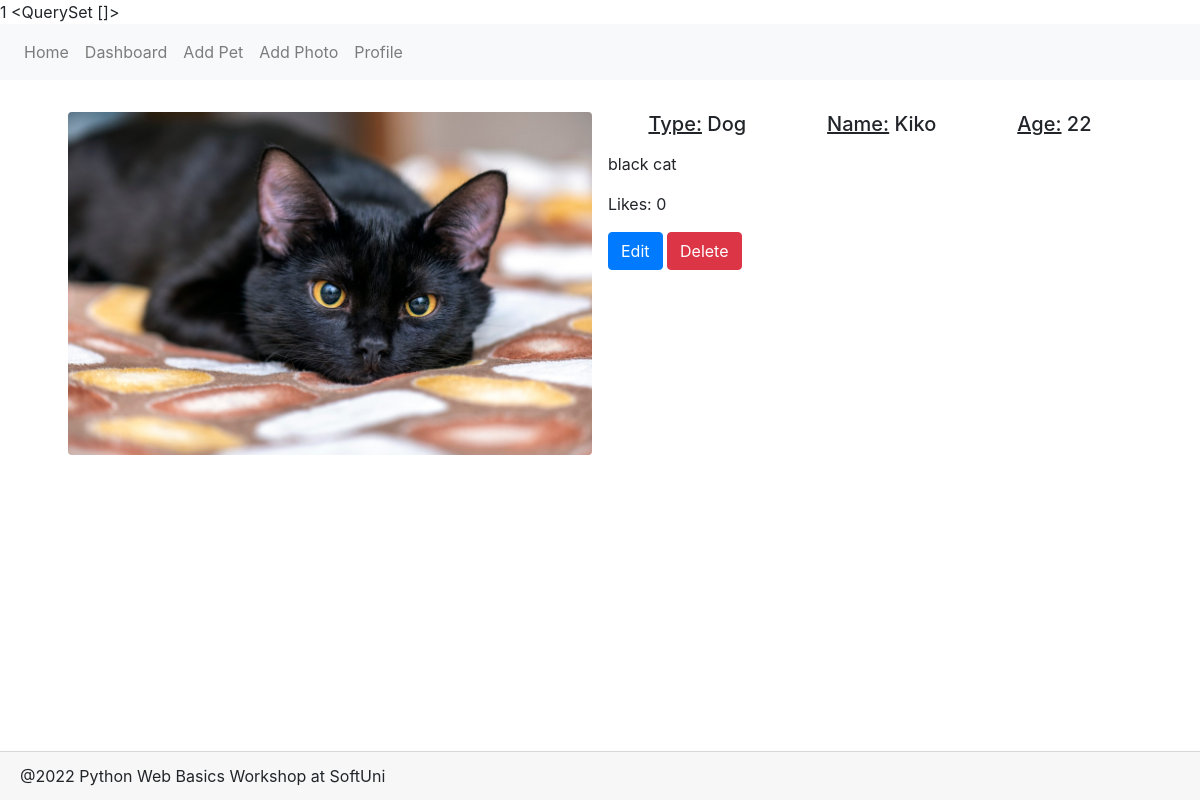
Screenshot of /photo/details/1/ (signed in) with the database file from the repository.
### petstagram/main/models.py (models this page shows)
class PetPhoto(models.Model):
    photo = models.ImageField(
        validators=(
        )
    )
    tagged_pets = models.ManyToManyField(
        Pet,
    )
    description = models.TextField(
        null=True,
        blank=True,
    )
    publication_date = models.DateTimeField(
        auto_now_add=True,
    )
    likes = models.IntegerField(
        default=0,
    )
    user = models.ForeignKey(
        UserModel,
        on_delete=models.CASCADE
    )

class Pet(models.Model):
    CAT = 'Cat'
    DOG = 'Dog'
    BUNNY = 'Bunny'
    PARROT = 'Parrot'
    FISH = 'Fish'
    OTHER = 'Other'
    TYPES = [(x, x) for x in (CAT, DOG, BUNNY, PARROT, FISH, OTHER)]
    MIN_DATE = datetime.date(1920, 1, 1)
    NAME_MAX_LENGTH = 30
    name = models.CharField(
        max_length=NAME_MAX_LENGTH,
    )
    type = models.CharField(
        max_length=max(len(x) for (x, _) in TYPES),
        choices=TYPES,
    )
    date_of_birth = models.DateField(
        null=True,
        blank=True,
        validators=(
        )
    )
    user = models.ForeignKey(
        UserModel,
        on_delete=models.CASCADE,
    )
    @property
    def age(self):
        return datetime.datetime.now().year - self.date_of_birth.year
    class Meta:
        unique_together = ('user', 'name')

### petstagram/main/views/pet_photos.py (the view)
# urls.py: path('photo/details/<int:pk>/', PetPhotoDetailsView.as_view(), name='pet photo details'),
class PetPhotoDetailsView(auth_mixin.LoginRequiredMixin, views.DetailView):
    model = PetPhoto
    template_name = 'mian/photo_details.html'
    context_object_name = 'pet_photo'
    def dispatch(self, request, *args, **kwargs):
        response = super().dispatch(request, *args, **kwargs)
        viewed_pet_photos = request.session.get('last_viewed_pet_photos_ids', [])
        viewed_pet_photos.insert(0, self.kwargs['pk'])
        request.session['last_viewed_pet_photos_ids'] = viewed_pet_photos[:4]
        return response
    def get_queryset(self):
        return super()\
            .get_queryset()\
            .prefetch_related('tagged_pets')
    def get_context_data(self, **kwargs):
        context = super().get_context_data(**kwargs)
        context['is_owner'] = self.object.user == self.request.user
        return context

### templates/mian/photo_details.html (shortened to what this page needs)
{% extends 'base.html' %}
{% block page_content %}
    <div class="container">
        <div class="d-flex">
            <div class="d-inline p-2 w-50">
                <img src="{{ pet_photo.photo.url }}"
                     class="w-100 rounded mx-auto d-block" alt="{{ pet_photo.description }}"/>
            </div>
            <div class="d-inline p-2 w-50">
                {% for pet in pet_photo.tagged_pets.all %}
                    <div class="d-flex justify-content-around">
                        <h5><u>Type:</u> {{ pet.type }}</h5>
                        <h5><u>Name:</u> {{ pet.name }}</h5>
                        {% if pet.date_of_birth %}
                            <h5><u>Age:</u> {{ pet.age }}</h5>
                        {% endif %}
                    </div>
                {% endfor %}
                <p class="mt-2">{{ pet_photo.description }}</p>
                <p class="mt-2">Likes: {{ pet_photo.likes }}</p>
                {% if is_owner %}
                    <a href="{% url 'edit pet photo' pet_photo.pk %}" class="btn btn-primary">Edit</a>
                    <a href="{% url 'delete pet' pet_photo.pk %}" class="btn btn-danger">Delete</a>
                {% endif %}
            </div>
        </div>
    </div>
{% endblock %}

### rows the page displays
PetPhoto: photo (picture), description "black cat", likes "0"
Pet: type "Dog", name "Kiko", age "22"

### other values shown
{{ request.clicks_count }} "1"
{{ request.last_viewed_pet_photos }} "<QuerySet []>"
